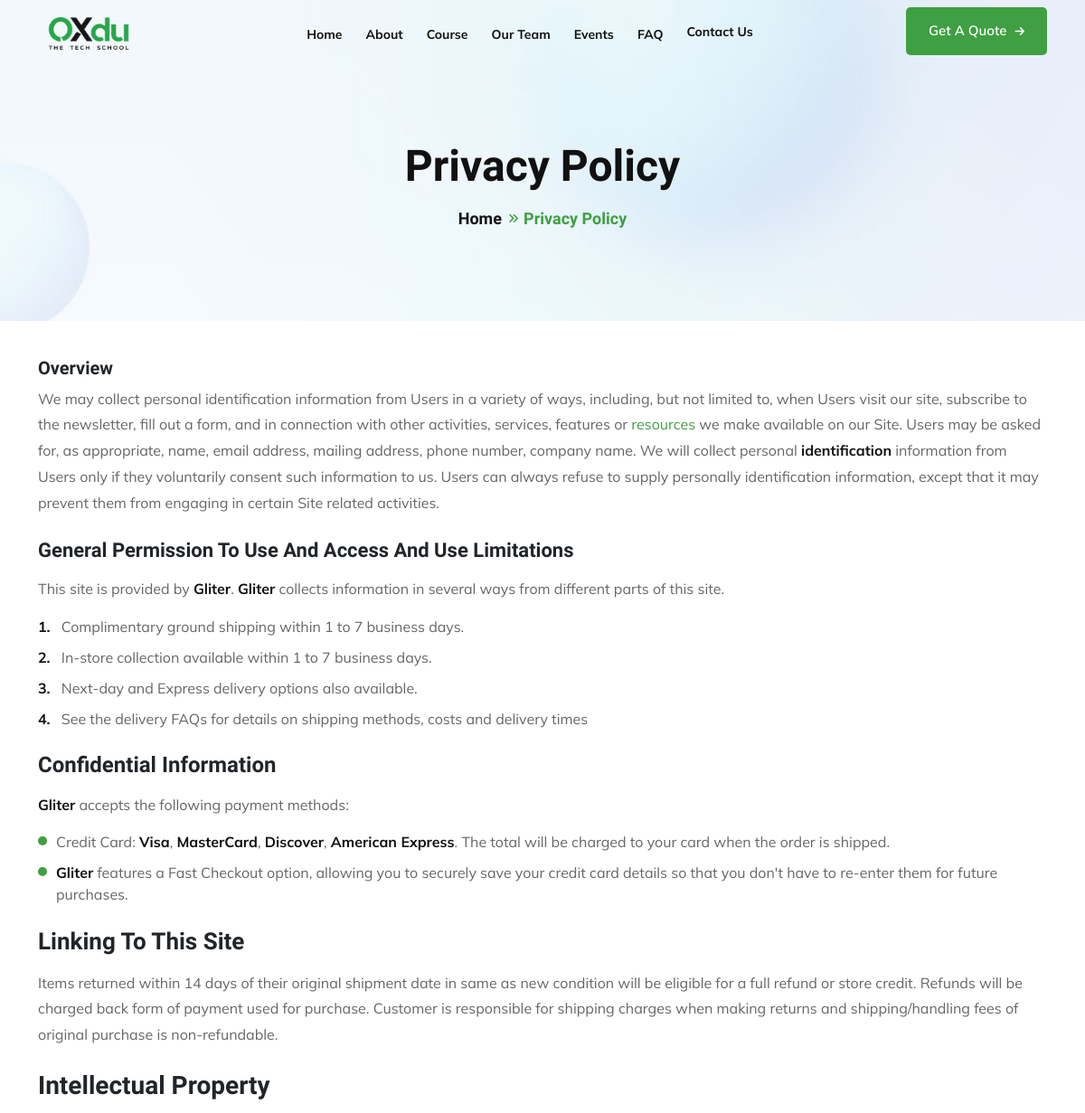
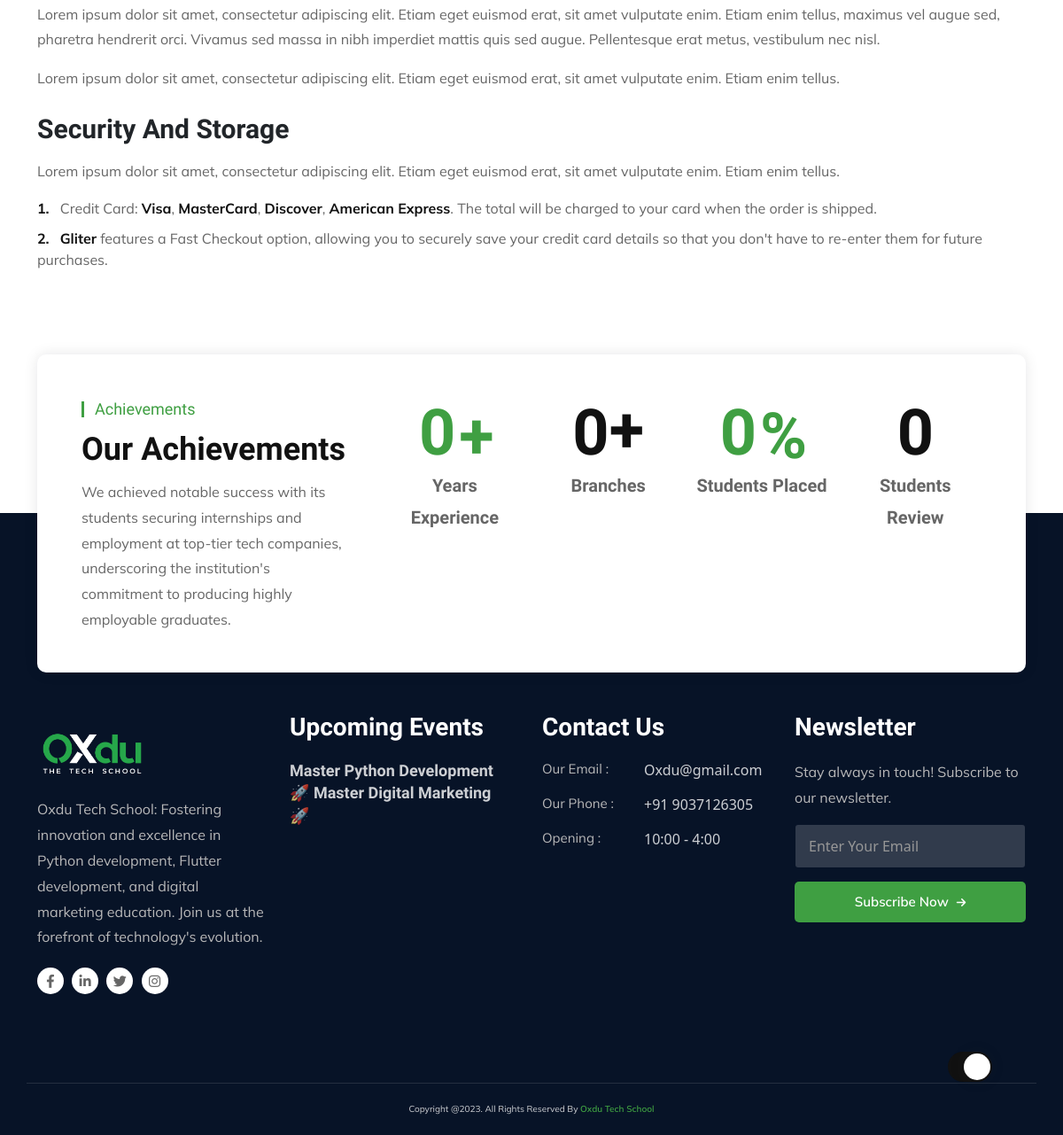
The page /privacy on the database its author committed (2 pictures, top to bottom).
### web/models.py (models this page shows, shortened)
class Event(models.Model):
    event_image = models.FileField(upload_to="media")
    event_date = models.IntegerField()
    event_month = models.CharField(max_length=50)
    event_cordinator = models.CharField(max_length=100)
    location = models.CharField(max_length=100)
    event_title = models.CharField(max_length=100)
    event_description = models.TextField()
    slug = models.SlugField(unique=True, max_length=100)

### web/views.py (the view)
# urls.py: path("privacy", views.privacy, name="privacy"),
def privacy(request):
    return render(request, "web/privacy.html")

### web/context_processors.py (called while the page is built)
def main_context(request):
    events=Event.objects.all()
    context = {
       'events' : events,
    }
    return context

### templates/web/privacy.html
{% extends "web/base.html" %}
{% load static %}
{% block content %}
<section class="uni-banner">
<div class="container">
<div class="uni-banner-text-area">
<h1>Privacy Policy</h1>
<ul>
<li><a href="{% url "index" %}">Home</a></li>
<li>Privacy Policy</li>
</ul>
</div>
</div>
</section>
<div class="terms ptb-100">
<div class="container">
<h6>Overview</h6>
<p>We may collect personal identification information from Users in a variety of ways, including, but not limited to, when Users visit our site, subscribe to the newsletter, fill out a form, and in connection with other activities, services, features or <a href="index.html">resources</a> we make available on our Site. Users may be asked for, as appropriate, name, email address, mailing address, phone number, company name. We will collect personal <strong>identification</strong> information from Users only if they voluntarily consent such information to us. Users can always refuse to supply personally identification information, except that it may prevent them from engaging in certain Site related activities.</p>
<h5>General Permission To Use And Access And Use Limitations</h5>
<p>This site is provided by <strong>Gliter</strong>. <strong>Gliter</strong> collects information in several ways from different parts of this site.</p>
<ul>
<li><span>1.</span> Complimentary ground shipping within 1 to 7 business days.</li>
<li><span>2.</span> In-store collection available within 1 to 7 business days.</li>
<li><span>3.</span> Next-day and Express delivery options also available.</li>
<li><span>4.</span> See the delivery FAQs for details on shipping methods, costs and delivery times</li>
</ul>
<h4>Confidential Information</h4>
<p><Strong>Gliter</Strong> accepts the following payment methods:</p>
<ul class="payment">
<li>Credit Card: <strong>Visa</strong>, <strong>MasterCard</strong>, <strong>Discover</strong>, <strong>American Express</strong>. The total will be charged to your card when the order is shipped.</li>
<li><strong>Gliter</strong> features a Fast Checkout option, allowing you to securely save your credit card details so that you don't have to re-enter them for future purchases.</li>
</ul>
<h3>Linking To This Site</h3>
<p>Items returned within 14 days of their original shipment date in same as new condition will be eligible for a full refund or store credit. Refunds will be charged back form of payment used for purchase. Customer is responsible for shipping charges when making returns and shipping/handling fees of original purchase is non-refundable.</p>
<h2>Intellectual Property</h2>
<p>Lorem ipsum dolor sit amet, consectetur adipiscing elit. Etiam eget euismod erat, sit amet vulputate enim. Etiam enim tellus, maximus vel augue sed, pharetra hendrerit orci. Vivamus sed massa in nibh imperdiet mattis quis sed augue. Pellentesque erat metus, vestibulum nec nisl.</p>
<p>Lorem ipsum dolor sit amet, consectetur adipiscing elit. Etiam eget euismod erat, sit amet vulputate enim. Etiam enim tellus.</p>
<h1>Security And Storage</h1>
<p>Lorem ipsum dolor sit amet, consectetur adipiscing elit. Etiam eget euismod erat, sit amet vulputate enim. Etiam enim tellus.</p>
<ul>
<li><span>1.</span> Credit Card: <strong>Visa</strong>, <strong>MasterCard</strong>, <strong>Discover</strong>, <strong>American Express</strong>. The total will be charged to your card when the order is shipped.</li>
<li><span>2.</span> <strong>Gliter</strong> features a Fast Checkout option, allowing you to securely save your credit card details so that you don't have to re-enter them for future purchases.</li>
</ul>
</div>
</div>
{% endblock %}

### templates/web/base.html (shortened to what this page needs)
{% load static %}
<!DOCTYPE html>
<html lang="zxx">
<head>
<link rel="stylesheet" href="{% static "web/css/animate.min.css" %}">
<link rel="stylesheet" href="{% static "web/css/bootstrap.min.css" %}">
<link rel="stylesheet" href="{% static "web/css/fontawsome.min.css" %}">
<link rel="stylesheet" href="{% static "web/fonts/font/flaticon.css" %}">
<link rel="stylesheet" href="{% static "web/css/meanmenu.min.css" %}">
<link rel="stylesheet" href="{% static "web/css/owl.carousel.min.css" %}">
<link rel="stylesheet" href="{% static "web/css/nice-select.min.css" %}">
<link rel="stylesheet" href="{% static "web/css/owl.theme.default.min.css" %}">
<link rel="stylesheet" href="{% static "web/css/magnific-popup.min.css" %}">
<link rel="stylesheet" href="{% static "web/css/jquery-ui.min.css" %}">
<link rel="stylesheet" href="{% static "web/css/odometer.min.css" %}">
<link rel="stylesheet" href="{% static "web/css/barfiller.css" %}">
<link rel="stylesheet" href="{% static "web/css/style.css" %}">
<link rel="stylesheet" href="{% static "web/css/dark.css" %}">
<link rel="stylesheet" href="{% static "web/css/responsive.css" %}">
</head>
<body>
<div class="theme-switcher">
<label id="switch" class="switch">
<span class="slider round"></span>
</label>
</div>
<div class="header-area header-area-2">
<div class="navbar-area">
<div class="main-nav">
<div class="container">
<nav class="navbar navbar-expand-md navbar-light">
<a class="navbar-brand" href="index.html">
<img class="black-logo" data-cfsrc="{% static "web/images/oxdu-black.png" alt="logo" %}" style="display:none;visibility:hidden; width: 112px;" />
</a>
<div class="collapse navbar-collapse mean-menu" id="navbarSupportedContent">
<ul class="navbar-nav">
<li class="nav-item ">
<a href="{% url "index" %}" class="">Home </a>
</li>
<li class="nav-item ">
    <a href="{% url "about" %}" class="#">About</a>
</li>
<li class="nav-item">
<a href="{% url "course" %}" class="">Course</a>
</li>
<li class="nav-item">
    <a href="{% url "team" %}" class="">Our Team</a>
    </li>
<li class="nav-item">
<a href="{% url "events" %}" class="">Events </a>
</li>
<li class="nav-item">
    <a href="{% url "faq" %}" class="">FAQ</a>
</li>
<li class="nav-item"><a href="{% url "contact" %}" class="nav-link">Contact Us</a></li>
</ul>
<div class="menu-sidebar">
<a class="default-button" href="{% url "contact" %}">Get A Quote <i class="fas fa-arrow-right"></i></a>
</div>
</div>
</nav>
</div>
</div>
</div>
</div>
{% block content %}
{% endblock  %}
{% include 'web/partials/count.html' %}
    <section class="footer ptb-100 bg-071327">
    <div class="container">
    <div class="row">
    <div class="col-xl-3 col-lg-6 col-md-6 col-sm-6 col-12">
    <div class="footer-logo-area">
    <a href="{% url "index" %}"><img data-cfsrc="{% static "web/images/oxdu.png" %}" alt="image" style="display:none;visibility:hidden;  width: 122px;  padding-top: 27px;"></a>
    <p>Oxdu Tech School: Fostering innovation and excellence in Python development, Flutter development, and digital marketing education. Join us at the forefront of technology's evolution.</p>
    <div class="footer-social-icons">
    <ul>
    <li><a href="https://www.facebook.com/" target="_blank"><i class="fab fa-facebook-f"></i></a></li>
    <li><a href="https://www.linkedin.com/" target="_blank"><i class="fab fa-linkedin-in"></i></a></li>
    <li><a href="https://twitter.com/" target="_blank"><i class="fab fa-twitter"></i></a></li>
    <li><a href="https://www.instagram.com/" target="_blank"><i class="fab fa-instagram"></i></a></li>
    </ul>
    </div>
    </div>
    </div>
    <div class="col-xl-3 col-lg-6 col-md-6 col-sm-6 col-12">
        <div class="footer-links footer-news-area pr-20">
        <h3>Upcoming Events</h3>
        {% for event in events %}
        <div class="footer-news-card mt-0">
        <h5><a href="{% url "event-details" event.pk %}">{{ event.event_title }}</a></h5>
        </div>
        {% endfor %}
        </div>
        </div>
    <div class="col-xl-3 col-lg-6 col-md-6 col-sm-6 col-12">
    <div class="footer-links footer-contact">
    <h3>Contact Us</h3>
    <ul>
    <li><span>Our Email :</span> <a href="mailto:oxdu@gmail.com">Oxdu@gmail.com</a></li>
    <li><span>Our Phone :</span> <a href="tel:+919037126305">+91 9037126305</a></li>
    <li><span>Opening   :</span> 10:00 - 4:00</li>
    </ul>
    </div>
    </div>
    <div class="col-xl-3 col-lg-6 col-md-6 col-sm-6 col-12">
    <div class="footer-links footer-newsletter">
    <h3>Newsletter</h3>
    <p>Stay always in touch! Subscribe to our newsletter.</p>
    <form class="newsletter-form" data-toggle="validator">
    <input type="email" class="input-newsletter form-control" placeholder="Enter Your Email" name="EMAIL" required autocomplete="off">
    <button class="default-button">Subscribe Now <i class="fas fa-arrow-right"></i></button>
    </form>
    </div>
    </div>
    </div>
    </div>
    </section>
    <div class="copyright bg-071327">
    <div class="container">
    <p>Copyright @. All Rights Reserved By <a target="_blank" href="">Oxdu Tech School</a></p>
    </div>
    </div>
    </body>
    </html>

### static/web/css/dark.css (style rules this page uses)
.theme-switcher { position:fixed;z-index:999999;bottom:60px;right:80px }
.theme-switcher .switch { position:relative;display:inline-block;width:50px;height:34px }
.theme-switcher .slider { position:absolute;cursor:pointer;top:0;left:0;right:0;bottom:0;background-color:#ccc;-webkit-transition:.4s;transition:.4s }
.theme-switcher .slider::before { position:absolute;content:"";height:30px;width:30px;left:0;bottom:4px;top:0;bottom:0;margin:auto 0;-webkit-transition:.4s;transition:.4s;-webkit-box-shadow:0 0 15px #2020203d;box-shadow:0 0 15px #2020203d;background:#fff url(../../../../../i.ibb.co/FxzBYR9/night.png);background-repeat:no-repeat;background-position:center }
.theme-switcher input:checked+.slider { background-color:#111 }
.theme-switcher input:checked+.slider:before { -webkit-transform:translateX(24px);transform:translateX(18px);background:#fff url(https://i.ibb.co/7JfqXxB/sunny.png);background-repeat:no-repeat;background-position:center }
.theme-switcher .slider.round { border-radius:34px }
.theme-switcher .slider.round::before { border-radius:50% }
.theme-light { --whiteColor: #ffffff;--blackColor: #111111;--paragraphColor: #666666;--boxShadow: rgba(17, 17, 26, 0.1) 0px 0px 16px }
.theme-light .bg-071327 { background-color:#071327 }
.theme-light .black-logo { display:block }

### rows shown on the page
Event: event_title "Master Python Development"
Event: event_title "🚀 Master Digital Marketing 🚀"
